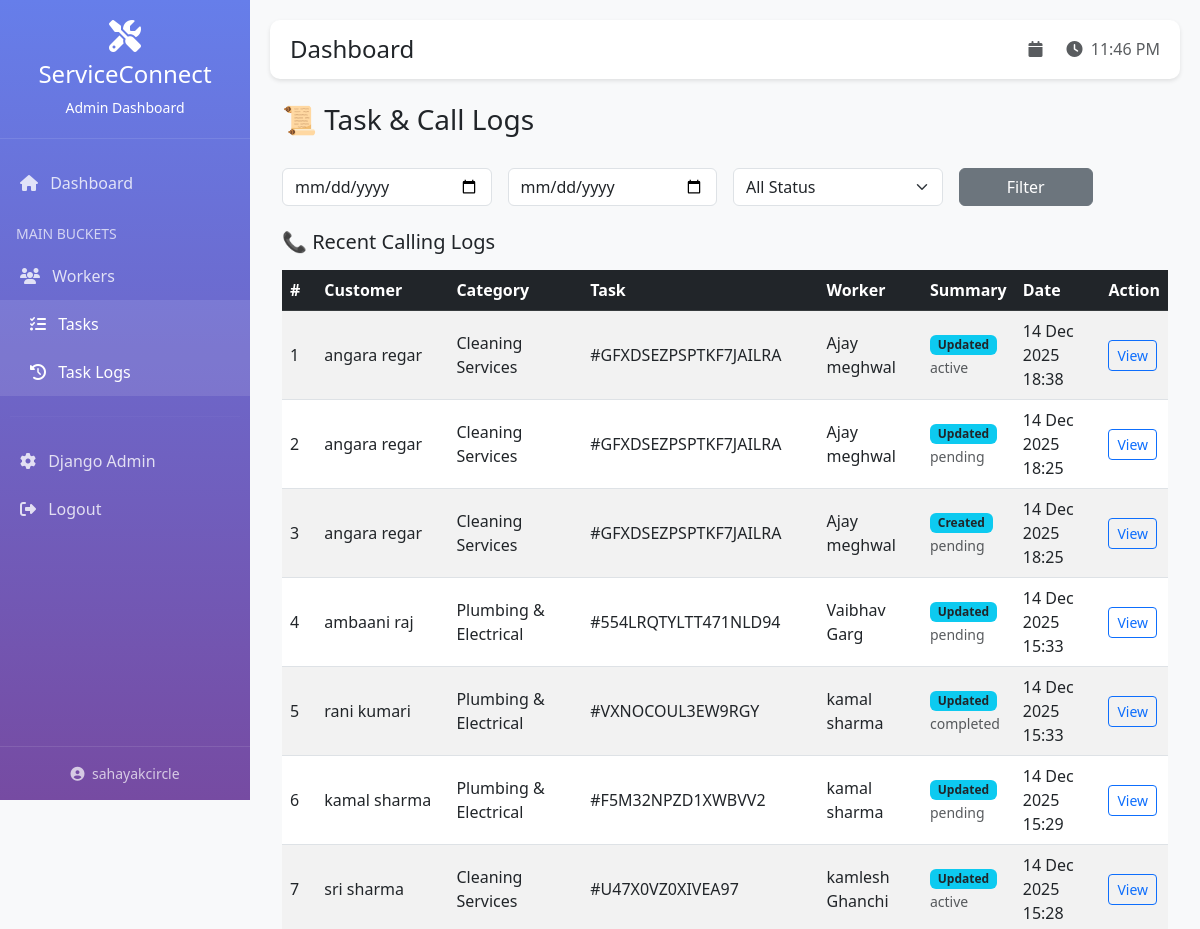
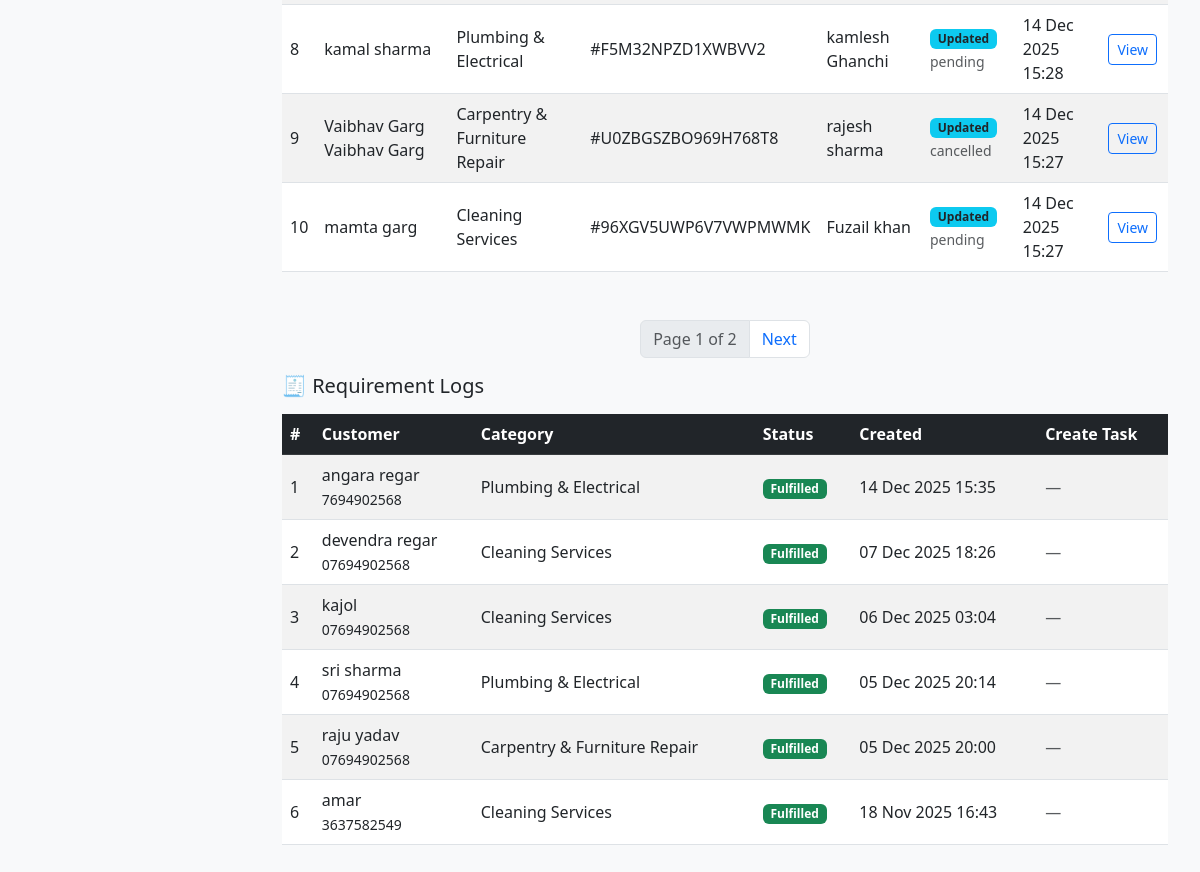
Page /dashboard/logs/ (signed in) on the committed database (2 pictures, top to bottom).
### apps/calling_summary/models.py (models this page shows, shortened)
class CallingSummary(models.Model):
    ACTION_CHOICES = (
        ("created", "Created"),
        ("updated", "Updated"),
        ("status_changed", "Status Changed"),
        ("worker_assigned", "Worker Assigned"),
    )
    id = models.CharField(primary_key=True, max_length=25, editable=False)
    task = models.ForeignKey(
        Task, on_delete=models.SET_NULL,
        null=True, blank=True, related_name="call_logs"
    )
    caller_name = models.CharField(max_length=200)
    name = models.CharField(max_length=200)
    phone = models.CharField(max_length=15)
    location = models.TextField()
    category = models.ForeignKey(
        Category, on_delete=models.SET_NULL,
        null=True, related_name="call_categories"
    )
    subcategory = models.CharField(max_length=200, blank=True, null=True)
    worker = models.ForeignKey(
        Worker, on_delete=models.SET_NULL,
        null=True, blank=True, related_name="call_assignments"
    )
    worker_assigned = models.CharField(max_length=200, blank=True, null=True)
    action = models.CharField(max_length=30, choices=ACTION_CHOICES)
    status = models.CharField(max_length=50)
    changes = models.JSONField(blank=True, null=True)
    payment_received = models.DecimalField(max_digits=10, decimal_places=2, default=0)
    scheduled_at = models.DateTimeField()
    submit_time = models.DateTimeField(blank=True, null=True)
    created_at = models.DateTimeField(auto_now_add=True)
    updated_at = models.DateTimeField(auto_now=True)
    class Meta:
        db_table = "calling_summary"
        ordering = ["-created_at"]

### apps/tasks/models.py (models this page shows, shortened)
class Task(models.Model):
    id = models.CharField(
        primary_key=True,
        max_length=25,
        editable=False,
        unique=True
    )
    STATUS_CHOICES = (
        ('pending', 'Pending'),
        ('scheduled', 'Scheduled'),
        ('active', 'Active'),
        ('completed', 'Completed'),
        ('cancelled', 'Cancelled'),
    )
    cust_name = models.CharField(max_length=200)
    cust_phone = models.CharField(max_length=15)
    cust_whatsapp = models.CharField(max_length=15, blank=True, null=True)
    cust_location = models.TextField()
    pincode = models.CharField(max_length=10)
    location = models.ForeignKey(
        Location,
        on_delete=models.SET_NULL,
        null=True,
        blank=True,
        related_name='tasks'
    )
    requirement = models.ForeignKey(
        Requirement,
        on_delete=models.SET_NULL,
        null=True,
        blank=True,
        related_name='tasks'
    )
    category = models.ForeignKey(
        Category,
        on_delete=models.SET_NULL,
        null=True,
        related_name='tasks'
    )
    subcategories = models.ManyToManyField(
        Category,
        blank=True,
        related_name='task_subcategories'
    )
    additional_info = models.TextField(blank=True, null=True)
    task_image = models.ImageField(upload_to='tasks/', blank=True, null=True)
    worker = models.ForeignKey(
        Worker,
        on_delete=models.SET_NULL,
        null=True,
        blank=True,
        related_name='assigned_tasks'
    )
    worker_name = models.CharField(max_length=200, blank=True, null=True)
    worker_phone = models.CharField(max_length=20, blank=True, null=True)
    worker_category = models.CharField(max_length=200, blank=True, null=True)
    schedule_date = models.DateTimeField(null=True, blank=True)
    day_service_done = models.DateField(null=True, blank=True)
    status = models.CharField(max_length=20, choices=STATUS_CHOICES, default='pending')
    payment_received_amt = models.DecimalField(max_digits=10, decimal_places=2, default=0)
    feedback = models.TextField(blank=True, null=True)
    rating = models.DecimalField(max_digits=3, decimal_places=2, null=True, blank=True)
    created_at = models.DateTimeField(auto_now_add=True)
    updated_at = models.DateTimeField(auto_now=True)
    class Meta:
        db_table = 'tasks'
        ordering = ['-created_at']

### apps/categories/models.py (models this page shows, shortened)
class Category(models.Model):
    id = models.CharField(
        primary_key=True,
        max_length=25,
        editable=False,
        unique=True
    )
    name = models.CharField(max_length=200)
    code = models.CharField(max_length=50, unique=True)
    category_type = models.CharField(
        max_length=20,
        choices=(('primary', 'Primary Category'), ('subcategory', 'Subcategory')),
        default='primary'
    )
    priority = models.IntegerField(default=0)
    parent = models.ForeignKey(
        'self',
        on_delete=models.CASCADE,
        null=True,
        blank=True,
        related_name='subcategories',
        limit_choices_to={'category_type': 'primary'}
    )
    created_at = models.DateTimeField(auto_now_add=True)
    updated_at = models.DateTimeField(auto_now=True)
    class Meta:
        db_table = 'categories'
        ordering = ['priority', 'name']

### apps/workers/models.py (models this page shows, shortened)
class Worker(models.Model):
    id = models.CharField(
        primary_key=True,
        max_length=25,     # safe for 20-char IDs
        editable=False,
        unique=True
    )
    VERIFICATION_STATUS = (
        ('verified', 'Verified'),
        ('rejected', 'Rejected'),
        ('under_review', 'Under Review'),
        ('pending', 'Pending'),
    )
    name = models.CharField(max_length=200)
    phone = models.CharField(max_length=15)
    whatsapp_no = models.CharField(max_length=15, blank=True, null=True)
    age = models.IntegerField(blank=True, null=True)
    aadhar_no = models.CharField(max_length=12, unique=True, blank=True, null=True)
    primary_category = models.ForeignKey(
        Category,
        on_delete=models.SET_NULL,
        null=True,
        related_name='primary_workers'
    )
    secondary_categories = models.ManyToManyField(
        Category,
        blank=True,
        related_name='secondary_workers'
    )
    location = models.ForeignKey(
        Location,
        on_delete=models.SET_NULL,
        null=True,
        blank=True
    )
    geo_location_link = models.URLField(blank=True, null=True)
    last_working_at = models.DateTimeField(blank=True, null=True)
    task_id_lst = models.TextField(blank=True, null=True)
    busy_dates = models.TextField(blank=True, null=True)
    ranking_score = models.DecimalField(max_digits=5, decimal_places=2, default=0)
    verification_status = models.CharField(
        max_length=20,
        choices=VERIFICATION_STATUS,
        default='pending'
    )
    aadhar_img_front = models.ImageField(upload_to='workers/aadhar/', blank=True, null=True)
    aadhar_img_back = models.ImageField(upload_to='workers/aadhar/', blank=True, null=True)
    selfie_img = models.ImageField(upload_to='workers/selfies/', blank=True, null=True)
    created_at = models.DateTimeField(auto_now_add=True)
    updated_at = models.DateTimeField(auto_now=True)
    class Meta:
        db_table = 'workers'
        ordering = ['-ranking_score', 'name']

### apps/requirements/models.py (models this page shows, shortened)
class Requirement(models.Model):
    id = models.CharField(
        primary_key=True,
        max_length=25,
        editable=False,
        unique=True
    )
    requirement_id = models.CharField(max_length=100, unique=True)
    name = models.CharField(max_length=200)
    number = models.CharField(max_length=15)
    location = models.TextField()
    category = models.ForeignKey(
        'categories.Category',
        on_delete=models.SET_NULL,
        null=True,
        related_name='requirements'
    )
    worker = models.ForeignKey(
        'workers.Worker',
        on_delete=models.SET_NULL,
        null=True,
        blank=True,
        related_name='requirements'
    )
    status = models.CharField(max_length=20, default='pending')
    scheduled_date = models.DateTimeField(blank=True, null=True)
    created_at = models.DateTimeField(auto_now_add=True)
    updated_at = models.DateTimeField(auto_now=True)

### apps/dashboard/views.py (the view)
# urls.py: path('logs/', views.task_log_history, name='task_log_history'),
@login_required(login_url='dashboard:login')
def task_log_history(request):
    logs_qs = CallingSummary.objects.select_related(
        "task", "worker", "category"
    ).order_by("-created_at")
    categories = Category.objects.all()
    paginator = Paginator(logs_qs, 10)  # 🔥 10 rows
    page_number = request.GET.get("page")
    calling_logs = paginator.get_page(page_number)
    requirements = Requirement.objects.all().order_by('-created_at')[:10]
    return render(request, "dashboard/task_log_history.html", {
        "calling_logs": calling_logs,
        "requirements": requirements,
        "categories": categories,
    })

### templates/dashboard/task_log_history.html (shortened to what this page needs)
{% extends 'dashboard/base.html' %}
{% block content %}
<div class="container mt-4">
  <div class="d-flex justify-content-between align-items-center mb-4">
    <h3>📜 Task & Call Logs</h3>
  </div>
  <form method="get" class="row g-3 mb-4">
    <div class="col-md-3"><input type="date" name="date_from" value="{{ date_from }}" class="form-control"></div>
    <div class="col-md-3"><input type="date" name="date_to" value="{{ date_to }}" class="form-control"></div>
    <div class="col-md-3">
      <select name="status" class="form-select">
        <option value="">All Status</option>
      </select>
    </div>
    <div class="col-md-2"><button class="btn btn-secondary w-100">Filter</button></div>
  </form>
  <h5 class="mb-3">📞 Recent Calling Logs</h5>
  <table class="table table-striped align-middle mb-5">
    <thead class="table-dark">
      <tr>
        <th>#</th>
        <th>Customer</th>
        <th>Category</th>
        <th>Task</th>
        <th>Worker</th>
        <th>Summary</th>
        <th>Date</th>
        <th>Action</th>
      </tr>
    </thead>
    <tbody>
     {% for log in calling_logs %}
      <tr>
        <td>{{ forloop.counter }}</td>
        <td>{{ log.task.cust_name|default:"—" }}</td>
        <td>{{ log.category.name|default:"—" }}</td>
        <td>{% if log.task %}#{{ log.task.id }}{% else %}—{% endif %}</td>
        <td>{{ log.worker.name|default:"—" }}</td>
        <td>
          <span class="badge bg-info text-dark">
            {{ log.action|title }}
          </span>
          <br>
          <small class="text-muted">{{ log.status }}</small>
        </td>
        <td>{{ log.created_at|date:"d M Y H:i" }}</td>
        <td>
          <button
            class="btn btn-outline-primary btn-sm"
            onclick="openLogDetail('{{ log.id }}')">
            View
          </button>
        </td>
      </tr>
      {% empty %}
      <tr>
        <td colspan="7" class="text-center">No call logs found.</td>
      </tr>
      {% endfor %}
    </tbody>
  </table>
  <nav>
  <ul class="pagination justify-content-center">
      <li class="page-item disabled">
        <span class="page-link">
          Page {{ calling_logs.number }} of {{ calling_logs.paginator.num_pages }}
        </span>
      </li>
      {% if calling_logs.has_next %}
        <li class="page-item">
          <a class="page-link" href="?page={{ calling_logs.next_page_number }}">Next</a>
        </li>
      {% endif %}
    </ul>
  </nav>
  <h5 class="mb-3">🧾 Requirement Logs</h5>
  <table class="table table-striped align-middle">
    <thead class="table-dark">
      <tr><th>#</th><th>Customer</th><th>Category</th><th>Status</th><th>Created</th><th>Create Task</th></tr>
    </thead>
    <tbody>
      {% for req in requirements %}
      <tr>
        <td>{{ forloop.counter }}</td>
        <td>{{ req.name }}<br><small>{{ req.number }}</small></td>
        <td>{{ req.category.name }}</td>
        <td>
          <span class="badge
            {% if req.status == 'fulfilled' %}bg-success{% else %}bg-warning{% endif %}">
            {{ req.status|title }}
          </span>
        </td>
        <td>{{ req.created_at|date:"d M Y H:i" }}</td>
        <td>
          {% if req.status != 'fulfilled' %}
            <button
                class="btn btn-primary btn-sm create-task-btn"
                data-name="{{ req.name }}"
                data-phone="{{ req.number }}"
                data-category="{{ req.category.id }}"
                data-location="{{ req.location }}"
                data-req="{{ req.id }}">
              Create Task
            </button>
          {% else %}
            <span class="text-muted">—</span>
          {% endif %}
        </td>
      </tr>
      {% endfor %}
    </tbody>
</table>
</div>
{% endblock %}

### templates/dashboard/base.html (shortened to what this page needs)
<!DOCTYPE html>
<html lang="en">
<head>
    <link href="https://cdn.jsdelivr.net/npm/bootstrap@5.3.0/dist/css/bootstrap.min.css" rel="stylesheet">
    <link rel="stylesheet" href="https://cdnjs.cloudflare.com/ajax/libs/font-awesome/6.4.0/css/all.min.css">
</head>
<body>
    <div class="sidebar">
        <div class="sidebar-header text-center">
            <i class="fas fa-tools fa-2x mb-2"></i>
            <h4>ServiceConnect</h4>
            <p class="mb-0 small">Admin Dashboard</p>
        </div>
        <div class="sidebar-menu">
            <a href="{% url 'dashboard:home' %}" class="{% if request.resolver_match.url_name == 'home' %}active{% endif %}">
                <i class="fas fa-home me-2"></i> Dashboard
            </a>
            <div class="px-3 pt-3 pb-2 text-uppercase small" style="opacity: 0.7;">
                Main Buckets
            </div>
            <a href="{% url 'dashboard:worker_list' %}" class="{% if 'worker' in request.resolver_match.url_name %}active{% endif %}">
                <i class="fas fa-users me-2"></i> Workers
            </a>
            <a href="{% url 'dashboard:task_list' %}" class="{% if 'task' in request.resolver_match.url_name %}active{% endif %}">
                <i class="fas fa-tasks me-2"></i> Tasks
            </a>
            <a href="{% url 'dashboard:task_log_history' %}" class="{% if 'log' in request.resolver_match.url_name %}active{% endif %}">
                <i class="fas fa-history me-2"></i> Task Logs
            </a>
            <hr style="border-color: rgba(255,255,255,0.1); margin: 20px 10px;">
            <a href="/{{ ADMIN_URL }}" target="_blank">
                <i class="fas fa-cog me-2"></i> Django Admin
            </a>
            <a href="{% url 'dashboard:logout' %}">
                <i class="fas fa-sign-out-alt me-2"></i> Logout
            </a>
        </div>
        <div class="px-3 py-3 border-top" style="border-color: rgba(255,255,255,0.1) !important; position: absolute; bottom: 0; width: 100%;">
            <small class="d-block text-center" style="opacity: 0.7;">
                <i class="fas fa-user-circle me-1"></i> {{ user.username }}
            </small>
        </div>
    </div>
    <div class="main-content">
        <div class="top-bar">
            <div>
                <h4 class="mb-0">{% block page_title %}Dashboard{% endblock %}</h4>
            </div>
            <div>
                <span class="text-muted me-3">
                    <i class="fas fa-calendar me-1"></i> {{ today|date:"d M Y" }}
                </span>
                <span class="text-muted">
                    <i class="fas fa-clock me-1"></i> <span id="current-time"></span>
                </span>
            </div>
        </div>
        {% block content %}{% endblock %}
    </div>
</body>
</html>

### templates/dashboard/base.html (style rules this page uses)
:root { --primary-color: #667eea; --secondary-color: #764ba2; --sidebar-width: 250px; }
body { font-family: 'Segoe UI', Tahoma, Geneva, Verdana, sans-serif; background: #f8f9fa; }
.sidebar { position: fixed; top: 0; left: 0; height: 100vh; width: var(--sidebar-width); background: linear-gradient(180deg, #667eea 0%, #764ba2 100%); color: white; overflow-y: auto; z-index: 1000; }
.sidebar-header { padding: 20px; border-bottom: 1px solid rgba(255,255,255,0.1); }
.sidebar-menu { padding: 20px 0; }
.sidebar-menu a { display: block; padding: 12px 20px; color: rgba(255,255,255,0.8); text-decoration: none; transition: all 0.3s; }
.sidebar-menu a:hover, .sidebar-menu a.active { background: rgba(255,255,255,0.1); color: white; padding-left: 30px; }
.main-content { margin-left: var(--sidebar-width); padding: 20px; }
.top-bar { background: white; padding: 15px 20px; border-radius: 10px; box-shadow: 0 2px 4px rgba(0,0,0,0.1); margin-bottom: 20px; display: flex; justify-content: space-between; align-items: center; }

### rows in the picture
CallingSummary: task.cust_name "angara regar", category.name "Cleaning Services", task.id "GFXDSEZPSPTKF7JAILRA", worker.name "Ajay meghwal", action "Updated", status "active", created_at "14 Dec 2025 18:38"
CallingSummary: task.cust_name "angara regar", category.name "Cleaning Services", task.id "GFXDSEZPSPTKF7JAILRA", worker.name "Ajay meghwal", action "Updated", status "pending", created_at "14 Dec 2025 18:25"
CallingSummary: task.cust_name "angara regar", category.name "Cleaning Services", task.id "GFXDSEZPSPTKF7JAILRA", worker.name "Ajay meghwal", action "Created", status "pending", created_at "14 Dec 2025 18:25"
CallingSummary: task.cust_name "ambaani raj", category.name "Plumbing & Electrical", task.id "554LRQTYLTT471NLD94", worker.name "Vaibhav Garg", action "Updated", status "pending", created_at "14 Dec 2025 15:33"
CallingSummary: task.cust_name "rani kumari", category.name "Plumbing & Electrical", task.id "VXNOCOUL3EW9RGY", worker.name "kamal sharma", action "Updated", status "completed", created_at "14 Dec 2025 15:33"
CallingSummary: task.cust_name "kamal sharma", category.name "Plumbing & Electrical", task.id "F5M32NPZD1XWBVV2", worker.name "kamal sharma", action "Updated", status "pending", created_at "14 Dec 2025 15:29"
CallingSummary: task.cust_name "sri sharma", category.name "Cleaning Services", task.id "U47X0VZ0XIVEA97", worker.name "kamlesh Ghanchi", action "Updated", status "active", created_at "14 Dec 2025 15:28"
CallingSummary: task.cust_name "kamal sharma", category.name "Plumbing & Electrical", task.id "F5M32NPZD1XWBVV2", worker.name "kamlesh Ghanchi", action "Updated", status "pending", created_at "14 Dec 2025 15:28"
CallingSummary: task.cust_name "Vaibhav Garg Vaibhav Garg", category.name "Carpentry & Furniture Repair", task.id "U0ZBGSZBO969H768T8", worker.name "rajesh sharma", action "Updated", status "cancelled", created_at "14 Dec 2025 15:27"
CallingSummary: task.cust_name "mamta garg", category.name "Cleaning Services", task.id "96XGV5UWP6V7VWPMWMK", worker.name "Fuzail khan", action "Updated", status "pending", created_at "14 Dec 2025 15:27"
Requirement: name "angara regar", number "7694902568", category.name "Plumbing & Electrical", status "Fulfilled", created_at "14 Dec 2025 15:35"
Requirement: name "devendra regar", number "07694902568", category.name "Cleaning Services", status "Fulfilled", created_at "07 Dec 2025 18:26"
Requirement: name "kajol", number "07694902568", category.name "Cleaning Services", status "Fulfilled", created_at "06 Dec 2025 03:04"
Requirement: name "sri sharma", number "07694902568", category.name "Plumbing & Electrical", status "Fulfilled", created_at "05 Dec 2025 20:14"
Requirement: name "raju yadav", number "07694902568", category.name "Carpentry & Furniture Repair", status "Fulfilled", created_at "05 Dec 2025 20:00"
Requirement: name "amar", number "3637582549", category.name "Cleaning Services", status "Fulfilled", created_at "18 Nov 2025 16:43"

### other values in the picture
{{ user.username }} "sahayakcircle"
{{ calling_logs.number }} "1"
{{ calling_logs.paginator.num_pages }} "2"
